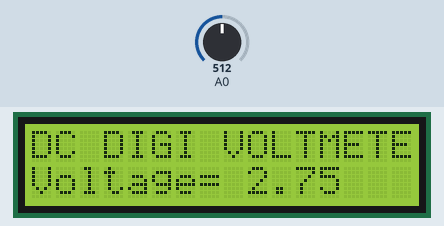
Simulated run of this sketch. Board: Arduino Uno, built with avr-gcc and run on an emulated ATmega328P. Parts: 16×2 character LCD. The test bench sets the inputs (shaded band); at power-on: A0 = 512. What the sketch prints to the serial monitor is not drawn.

Above: at 1.2 s.
1.3 s: A0 set to 716
At 2.0 s:
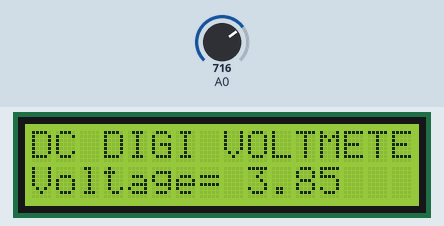
3.0 s: A0 set to 900
At 3.7 s:
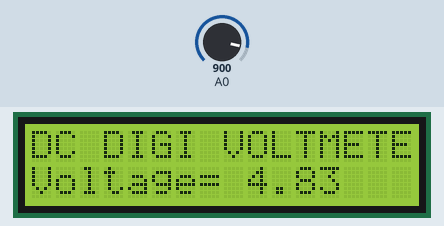
4.5 s: A0 set to 1023
At 5.3 s:
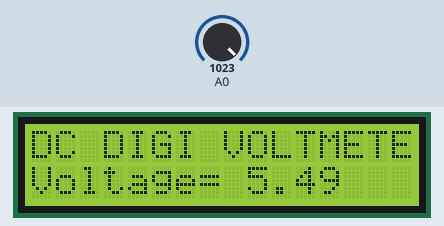
Timing chart, 0 to 7.5 s (numbered marks = the images above; inputs shaded):
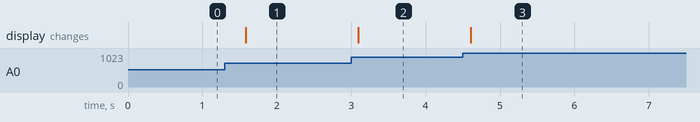

Measured:
- after the input at 1.3 s, the display: changes after 0.28 s (image 1)
- after the input at 3.0 s, the display: changes after 0.10 s (image 2)
- after the input at 4.5 s, the display: changes after 0.11 s (image 3)

The sketch:

Simple_Arduino_Voltmeter.ino
```cpp
#include <LiquidCrystal.h>   // LIBRARY TO ACCESS THE LCD DISPLAY
LiquidCrystal lcd( 4, 5, 6, 7,8 ,9 );
float input_volt = 0.0;
float temp=0.0;
float r1=10000.0;    //r1 value
float r2=100000.0;      //r2 value
void setup()
{
   Serial.begin(9600);     //  opens serial port, sets data rate to 9600 bps
   lcd.begin(16, 2);       //// set up the LCD's number of columns and rows
   lcd.print("DC DIGI VOLTMETER");
}
void loop()
{
    int analogvalue = analogRead(A0);
    temp = (analogvalue * 5.0) / 1024.0;       // FORMULA USED TO CONVERT THE VOLTAGE
    input_volt = temp / (r2/(r1+r2));
if (input_volt < 0.1)
   {
     input_volt=0.0;
   }
    Serial.print("v= ");                 // prints the voltage value in the serial monitor
    Serial.println(input_volt);
    lcd.setCursor(0, 1);
    lcd.print("Voltage= ");               // prints the voltage value in the LCD display
    lcd.print(input_volt);
    delay(300);
}
```
